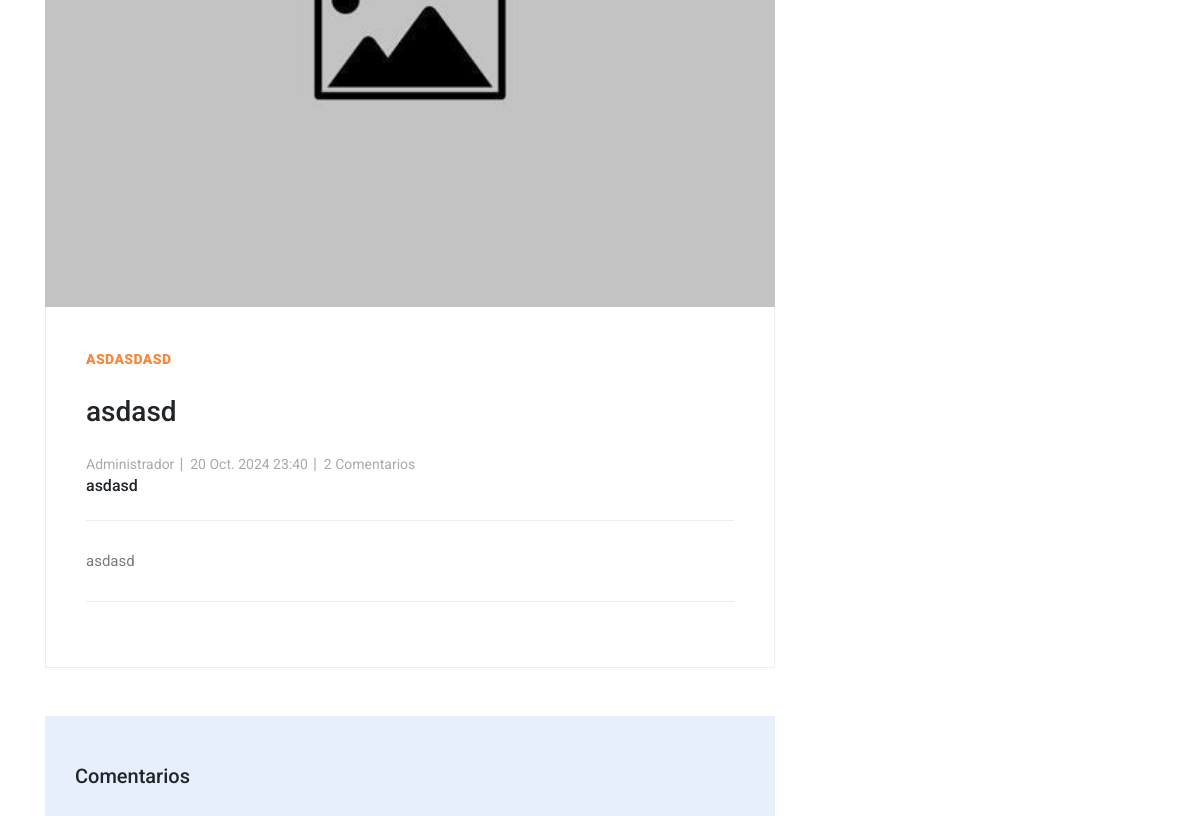
/post/1/ (middle part), run on an earlier commit of the app's database.
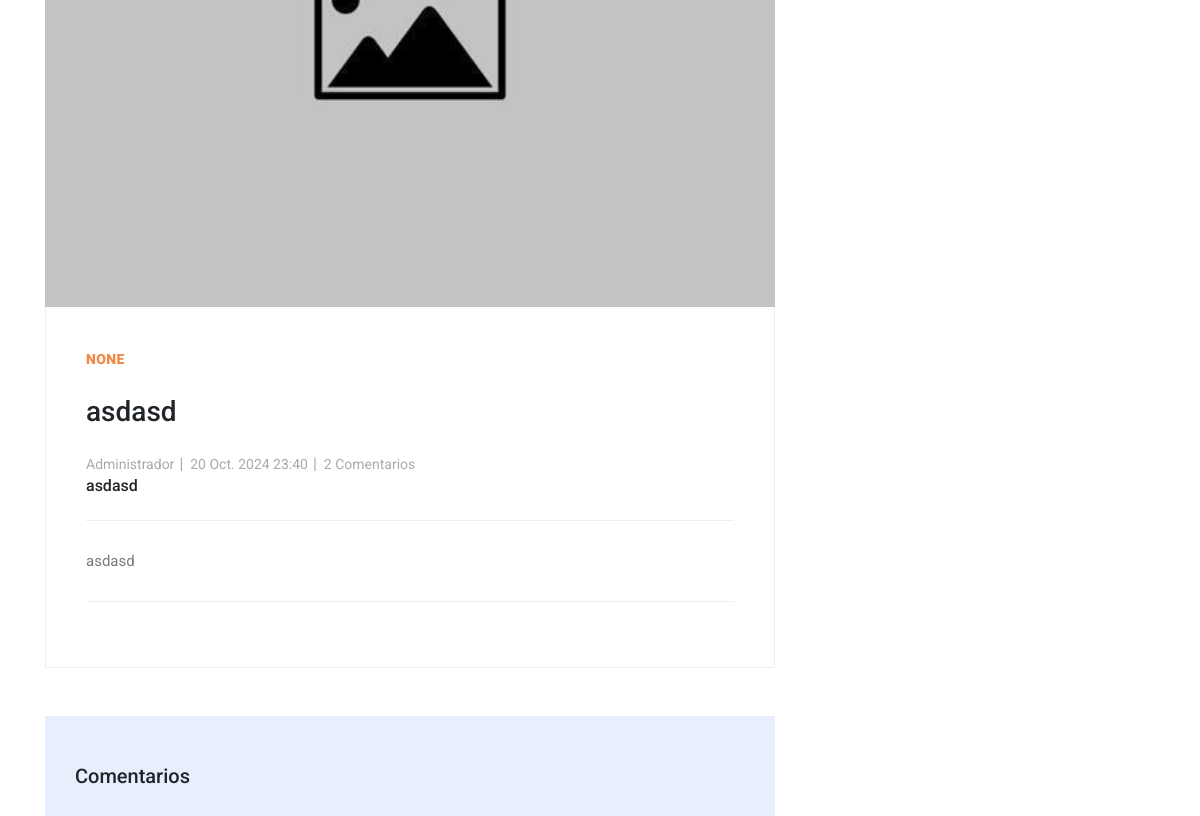
And on a later commit of the database.
### apps/post/models.py (models this page shows, shortened)
class Post(models.Model):
    title = models.CharField(max_length=50, null=False)
    subtitle = models.CharField(max_length=100, null=True, blank=True)
    date = models.DateTimeField(auto_now_add=True)
    text = models.TextField(null=False)
    active = models.BooleanField(default=True)
    category = models.ForeignKey(Category, on_delete=models.SET_NULL, null=True, default='Uncategorized')
    author = models.ForeignKey(User, on_delete=models.CASCADE, null=False, default=None)
    image = models.ImageField(null=True, blank=True, upload_to='media', default='media/post_default.jpg')
    published = models.DateTimeField(default=timezone.now)
    class Meta():
        ordering = ('-published',)

class Category(models.Model):
    name = models.CharField(max_length=30, null=False)
    def __str__(self):
        return self.name

### apps/user/models.py (models this page shows, shortened)
class User(AbstractUser):
    image = models.ImageField(null=True, blank=True, upload_to='user', default='user/user-default.jpg')
    is_staff = models.BooleanField(default=False)  # Staff status
    is_active = models.BooleanField(default=True)  # Active status

### apps/post/views.py (the view, shortened to what this page needs)
# urls.py: path('<int:id>/', PostDetailView.as_view(), name='post_individual'),
class PostDetailView(DetailView):
    model = Post
    template_name = 'posts/post_individual.html'
    context_object_name = 'posts'
    pk_url_kwarg = 'id'
    queryset = Post.objects.all()
    def get_context_data(self, **kwargs):
        context = super().get_context_data(**kwargs)
        context['form'] = CommentsForm()
        context['comments'] = Comments.objects.filter(
            post_id=self.kwargs['id'])
        return context

### templates/posts/post_individual.html (shortened to what this page needs)
{% extends 'base.html' %}
{% load static %}
{% block content %}
<section class="blog-posts grid-system">
    <div class="container">
        <div class="row">
            <div class="col-lg-8">
                <div class="all-blog-posts">
                    <div class="row">
                        <div class="col-lg-12">
                            <div class="blog-post">
                                <div class="blog-thumb">
                                    <img class="post-image" src="{{ posts.image.url }}" alt="Imagen del Post">
                                </div>
                                <div class="down-content">
                                    <span class="category">{{ posts.category }}</span>
                                    <br><br>
                                    <a><h3 class="title">{{ posts.title }}</h3></a>
                                    <br>
                                    <ul class="post-info">
                                        <li><a>{{ posts.author }}</a></li>
                                        <li><a>{{ posts.date }}</a></li>
                                        <li id="comments-link"><a href="#comentarios"><a>{{ comments.count }} Comentarios</a></li>
                                    </ul>
                                    <a><h6 class="subtitle">{{ posts.subtitle }}</h6></a>
                                    <p class="text">
                                        {{ posts.text }}
                                    </p>
                                    <h5 id="comentarios"></h5> </div>
                                    <section class="w-100 p-6" style="background-color: #e7effd;">
                                        <div class="container my-5 py-5 text-body">
                                            <div class="container-fluid" style="margin-bottom: 20px;">
                                                <h5>Comentarios</h5>
                                            </div>
                                            <div class="row d-flex justify-content-left" style="margin: 10px;">
                                    </section>
                            </div>
                        </div>
                      </div>
                    </div>
                </div>
            </div>
        </div>
  </section>
{% endblock %}

What changed in the data, as far as the page shows it:
changed Post "asdasd": category "ASDASDASD" → "NONE"
